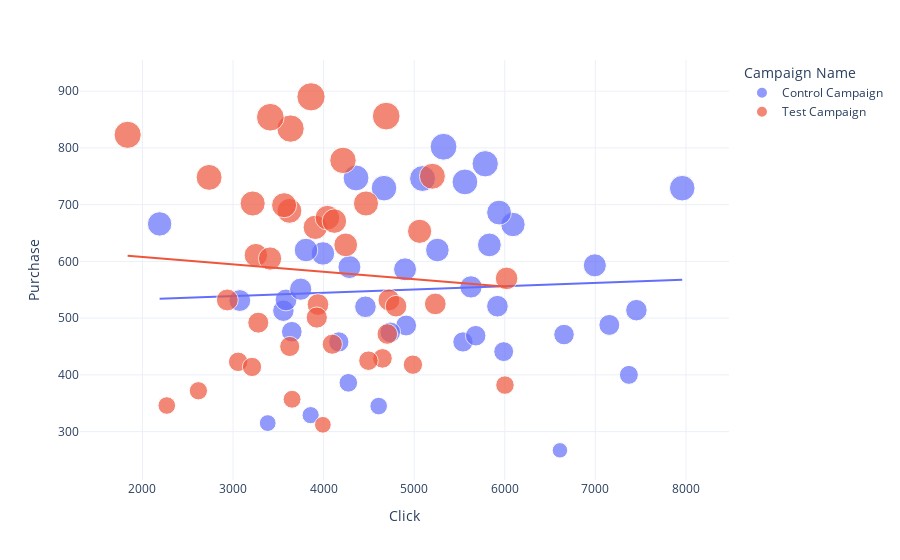

This figure's notebook cell:
### Markdown cell above
#### Purchase vs Number of Clicks

### Code cell
figure = px.scatter(data_frame = ab_data, 
                    x="Click",
                    y="Purchase", 
                    size="Purchase", 
                    color= "Campaign Name", 
                    trendline="ols")
figure.show()

### Figure 1 — Plotly figure (JSON) as saved in the notebook; plotly's stock layout.template omitted (floating-point values rounded to 4 significant figures)
{"data": [{"hovertemplate": "Campaign Name=Control Campaign<br>Click=%{x}<br>Purchase=%{marker.size}<extra></extra>", "legendgroup": "Control Campaign", "marker": {"color": "#636efa", "size": [665, 315, 458, 487, 441, 520, 513, 747, 746, 471, 386, 629, 614, 740, 458, 802, 400, 329, 267, 729, 666, 514, 488, 531, 586, 686, 532, 772, 620, 469, 521, 729, 555, 620, 593, 551, 345, 476, 475, 590], "sizemode": "area", "sizeref": 2.225, "symbol": "circle"}, "mode": "markers", "name": "Control Campaign", "orientation": "v", "showlegend": true, "type": "scatter", "x": [6090, 3383, 4168, 4911, 5988, 4462, 3556, 4358, 5092, 6654, 4273, 5830, 3993, 5560, 5538, 5324, 7370, 3857, 6609, 7959, 2190, 7453, 7154, 3075, 4899, 5937, 3585, 5784, 3806, 5679, 5919, 4667, 5627, 5256, 6994, 3747, 4608, 3649, 4736, 4285], "xaxis": "x", "y": [665, 315, 458, 487, 441, 520, 513, 747, 746, 471, 386, 629, 614, 740, 458, 802, 400, 329, 267, 729, 666, 514, 488, 531, 586, 686, 532, 772, 620, 469, 521, 729, 555, 620, 593, 551, 345, 476, 475, 590], "yaxis": "y"}, {"hovertemplate": "<b>OLS trendline</b><br>Purchase = 0.00581703 * Click + 521.23<br>R<sup>2</sup>=0.003328<br><br>Campaign Name=Control Campaign<br>Click=%{x}<br>Purchase=%{y} <b>(trend)</b><extra></extra>", "legendgroup": "Control Campaign", "marker": {"color": "#636efa", "symbol": "circle"}, "mode": "lines", "name": "Control Campaign", "showlegend": false, "type": "scatter", "x": [2190, 3075, 3383, 3556, 3585, 3649, 3747, 3806, 3857, 3993, 4168, 4273, 4285, 4358, 4462, 4608, 4667, 4736, 4899, 4911, 5092, 5256, 5324, 5538, 5560, 5627, 5679, 5784, 5830, 5919, 5937, 5988, 6090, 6609, 6654, 6994, 7154, 7370, 7453, 7959], "xaxis": "x", "y": [534.0, 539.1, 540.9, 541.9, 542.1, 542.5, 543.0, 543.4, 543.7, 544.5, 545.5, 546.1, 546.2, 546.6, 547.2, 548.0, 548.4, 548.8, 549.7, 549.8, 550.8, 551.8, 552.2, 553.4, 553.6, 554.0, 554.3, 554.9, 555.1, 555.7, 555.8, 556.1, 556.7, 559.7, 559.9, 561.9, 562.8, 564.1, 564.6, 567.5], "yaxis": "y"}, {"hovertemplate": "Campaign Name=Test Campaign<br>Click=%{x}<br>Purchase=%{marker.size}<extra></extra>", "legendgroup": "Test Campaign", "marker": {"color": "#EF553B", "size": [702, 834, 423, 429, 750, 778, 492, 856, 660, 532, 890, 524, 702, 372, 689, 677, 418, 570, 653, 454, 532, 671, 629, 699, 346, 611, 414, 823, 605, 854, 748, 501, 357, 525, 312, 382, 450, 472, 425, 521], "sizemode": "area", "sizeref": 2.225, "symbol": "circle"}, "mode": "markers", "name": "Test Campaign", "orientation": "v", "showlegend": true, "type": "scatter", "x": [3217, 3635, 3057, 4650, 5201, 4214, 3279, 4691, 3908, 4721, 3861, 3938, 4468, 2618, 3623, 4042, 4986, 6020, 5060, 4096, 2937, 4119, 4244, 3564, 2269, 3252, 3210, 1837, 3409, 3412, 2736, 3925, 3652, 5233, 3992, 6002, 3626, 4703, 4495, 4800], "xaxis": "x", "y": [702, 834, 423, 429, 750, 778, 492, 856, 660, 532, 890, 524, 702, 372, 689, 677, 418, 570, 653, 454, 532, 671, 629, 699, 346, 611, 414, 823, 605, 854, 748, 501, 357, 525, 312, 382, 450, 472, 425, 521], "yaxis": "y"}, {"hovertemplate": "<b>OLS trendline</b><br>Purchase = -0.0130108 * Click + 633.671<br>R<sup>2</sup>=0.005552<br><br>Campaign Name=Test Campaign<br>Click=%{x}<br>Purchase=%{y} <b>(trend)</b><extra></extra>", "legendgroup": "Test Campaign", "marker": {"color": "#EF553B", "symbol": "circle"}, "mode": "lines", "name": "Test Campaign", "showlegend": false, "type": "scatter", "x": [1837, 2269, 2618, 2736, 2937, 3057, 3210, 3217, 3252, 3279, 3409, 3412, 3564, 3623, 3626, 3635, 3652, 3861, 3908, 3925, 3938, 3992, 4042, 4096, 4119, 4214, 4244, 4468, 4495, 4650, 4691, 4703, 4721, 4800, 4986, 5060, 5201, 5233, 6002, 6020], "xaxis": "x", "y": [609.8, 604.1, 599.6, 598.1, 595.5, 593.9, 591.9, 591.8, 591.4, 591.0, 589.3, 589.3, 587.3, 586.5, 586.5, 586.4, 586.2, 583.4, 582.8, 582.6, 582.4, 581.7, 581.1, 580.4, 580.1, 578.8, 578.5, 575.5, 575.2, 573.2, 572.6, 572.5, 572.2, 571.2, 568.8, 567.8, 566.0, 565.6, 555.6, 555.3], "yaxis": "y"}], "layout": {"legend": {"itemsizing": "constant", "title": {"text": "Campaign Name"}, "tracegroupgap": 0}, "margin": {"t": 60}, "xaxis": {"anchor": "y", "domain": [0, 1], "title": {"text": "Click"}}, "yaxis": {"anchor": "x", "domain": [0, 1], "title": {"text": "Purchase"}}}}
